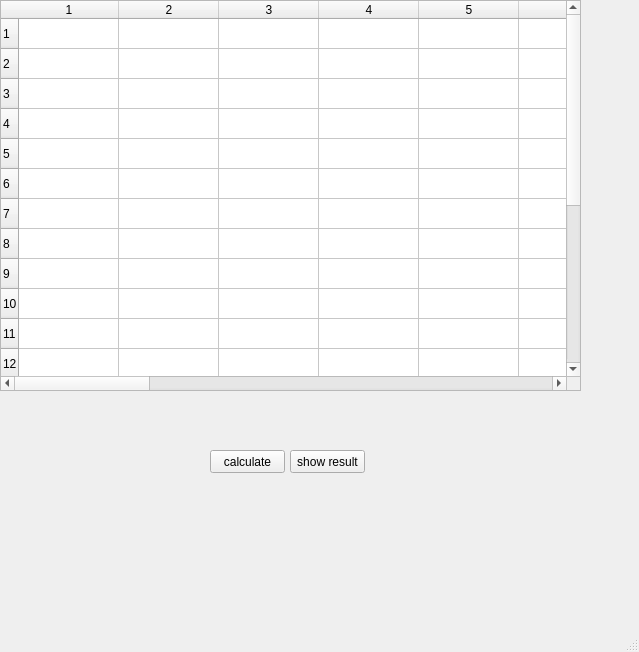
<?xml version="1.0" encoding="UTF-8"?>
<ui version="4.0">
 <class>MainWindow</class>
 <widget class="QMainWindow" name="MainWindow">
  <property name="geometry">
   <rect>
    <x>0</x>
    <y>0</y>
    <width>639</width>
    <height>652</height>
   </rect>
  </property>
  <property name="windowTitle">
   <string>MainWindow</string>
  </property>
  <widget class="QWidget" name="centralwidget">
   <widget class="QTableWidget" name="tableWidget">
    <property name="geometry">
     <rect>
      <x>0</x>
      <y>0</y>
      <width>581</width>
      <height>391</height>
     </rect>
    </property>
    <property name="rowCount">
     <number>20</number>
    </property>
    <property name="columnCount">
     <number>20</number>
    </property>
    <row/>
    <row/>
    <row/>
    <row/>
    <row/>
    <row/>
    <row/>
    <row/>
    <row/>
    <row/>
    <row/>
    <row/>
    <row/>
    <row/>
    <row/>
    <row/>
    <row/>
    <row/>
    <row/>
    <row/>
    <column/>
    <column/>
    <column/>
    <column/>
    <column/>
    <column/>
    <column/>
    <column/>
    <column/>
    <column/>
    <column/>
    <column/>
    <column/>
    <column/>
    <column/>
    <column/>
    <column/>
    <column/>
    <column/>
    <column/>
   </widget>
   <widget class="QPushButton" name="btn_load">
    <property name="geometry">
     <rect>
      <x>210</x>
      <y>450</y>
      <width>75</width>
      <height>23</height>
     </rect>
    </property>
    <property name="text">
     <string>calculate</string>
    </property>
   </widget>
   <widget class="QPushButton" name="pushButton">
    <property name="geometry">
     <rect>
      <x>290</x>
      <y>450</y>
      <width>75</width>
      <height>23</height>
     </rect>
    </property>
    <property name="text">
     <string>show result</string>
    </property>
   </widget>
  </widget>
  <widget class="QMenuBar" name="menubar">
   <property name="geometry">
    <rect>
     <x>0</x>
     <y>0</y>
     <width>639</width>
     <height>21</height>
    </rect>
   </property>
  </widget>
  <widget class="QStatusBar" name="statusbar"/>
 </widget>
 <resources/>
 <connections/>
</ui>
